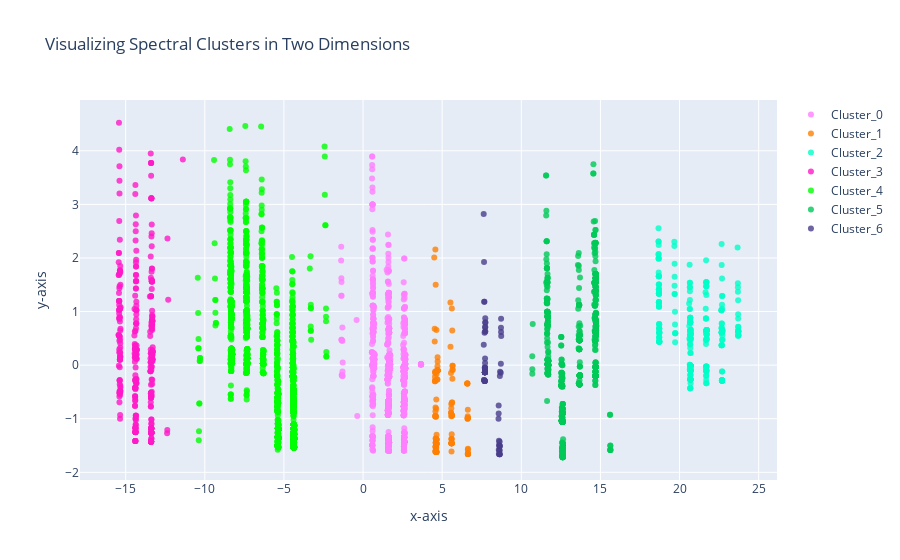

The notebook cell this image was saved under:
### Markdown cell above
Using spectral clustering for unsupervised learning and visualizing it in two dimensions.

### Code cell
from sklearn.cluster import SpectralClustering
spectral_model = SpectralClustering(n_clusters = 7, affinity = 'rbf')
data_2D = get_PCA_dataset(2, data_sampled, 'Cluster')
spectral_clusters = spectral_model.fit_predict(data_2D)
data_sampled.drop('Cluster', axis = 'columns', inplace = True)
data_sampled['Spectral_Cluster'] = spectral_clusters
plot_data = visualize_clusters(data_sampled, 'Spectral_Cluster', 'Spectral')
